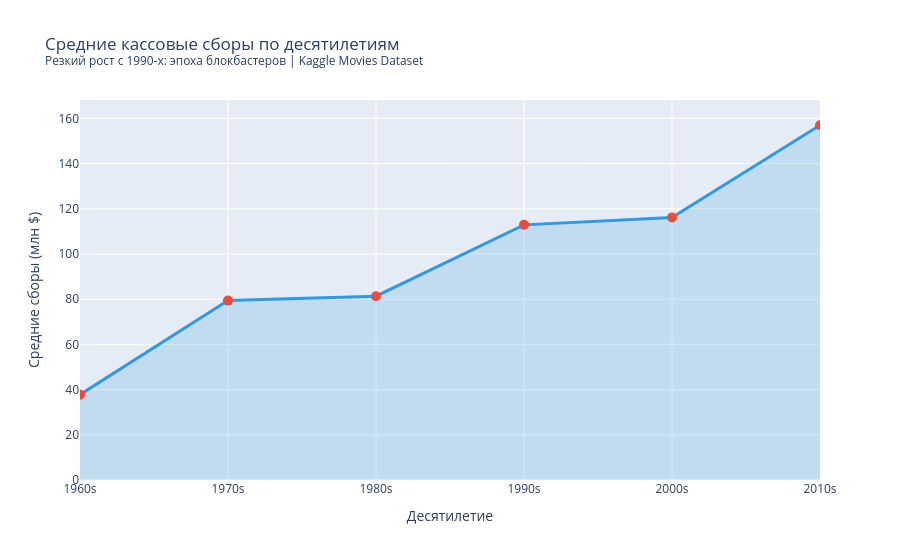

The notebook cell saved with this chart:
### Markdown cell above
**Интерпретация:**  
Корреляция Пирсона r = 0.71 указывает на **сильную положительную линейную связь** между бюджетом и кассовыми сборами.  
R² = 0.50 означает, что ~50% дисперсии сборов объясняется бюджетом.  
Красные точки (убыточные фильмы) встречаются даже среди высокобюджетных — инвестиции не гарантируют прибыль.  
Выбросы в правом верхнем углу — блокбастеры типа Avatar с экстраординарными сборами.

### 2.7 Тренд кассовых сборов по десятилетиям

### Code cell
df_dec = df_fin[(df_fin['year'] >= 1960) & (df_fin['year'] <= 2016)].copy()
df_dec['decade'] = (df_dec['year'] // 10) * 10
decade_stats = df_dec.groupby('decade').agg(
    avg_revenue=('revenue', 'mean'),
    count=('revenue', 'count')
).reset_index()
decade_stats['avg_revenue_m'] = decade_stats['avg_revenue'] / 1e6

fig = go.Figure()
fig.add_trace(go.Scatter(
    x=decade_stats['decade'].astype(str) + 's',
    y=decade_stats['avg_revenue_m'],
    mode='lines+markers',
    fill='tozeroy',
    fillcolor='rgba(52, 152, 219, 0.2)',
    line=dict(color='#3498DB', width=3),
    marker=dict(size=10, color='#E74C3C'),
    text=decade_stats['count'].apply(lambda x: f'{x} фильмов'),
    hovertemplate='%{x}<br>Ср. сборы: $%{y:.1f}M<br>%{text}<extra></extra>'
))
fig.update_layout(
    title='Средние кассовые сборы по десятилетиям<br>'
          '<sup>Резкий рост с 1990-х: эпоха блокбастеров | Kaggle Movies Dataset</sup>'
)
fig.update_xaxes(title_text='Десятилетие')
fig.update_yaxes(title_text='Средние сборы (млн $)')
fig.show()

print(decade_stats[['decade', 'avg_revenue_m', 'count']].rename(
    columns={'decade': 'Десятилетие', 'avg_revenue_m': 'Ср. сборы (млн $)', 'count': 'Кол-во фильмов'}
).to_string(index=False))

### Figure 1 — Plotly figure (JSON) as saved in the notebook; plotly's stock layout.template omitted (floating-point values rounded to 4 significant figures)
{"data": [{"fill": "tozeroy", "fillcolor": "rgba(52, 152, 219, 0.2)", "hovertemplate": "%{x}<br>Ср. сборы: $%{y:.1f}M<br>%{text}<extra></extra>", "line": {"color": "#3498DB", "width": 3}, "marker": {"color": "#E74C3C", "size": 10}, "mode": "lines+markers", "text": ["59 фильмов", "81 фильмов", "204 фильмов", "540 фильмов", "1335 фильмов", "947 фильмов"], "type": "scatter", "x": ["1960s", "1970s", "1980s", "1990s", "2000s", "2010s"], "y": [37.77, 79.37, 81.31, 112.9, 116.1, 156.9]}], "layout": {"title": {"text": "Средние кассовые сборы по десятилетиям<br><sup>Резкий рост с 1990-х: эпоха блокбастеров | Kaggle Movies Dataset</sup>"}, "xaxis": {"title": {"text": "Десятилетие"}}, "yaxis": {"title": {"text": "Средние сборы (млн $)"}}}}
